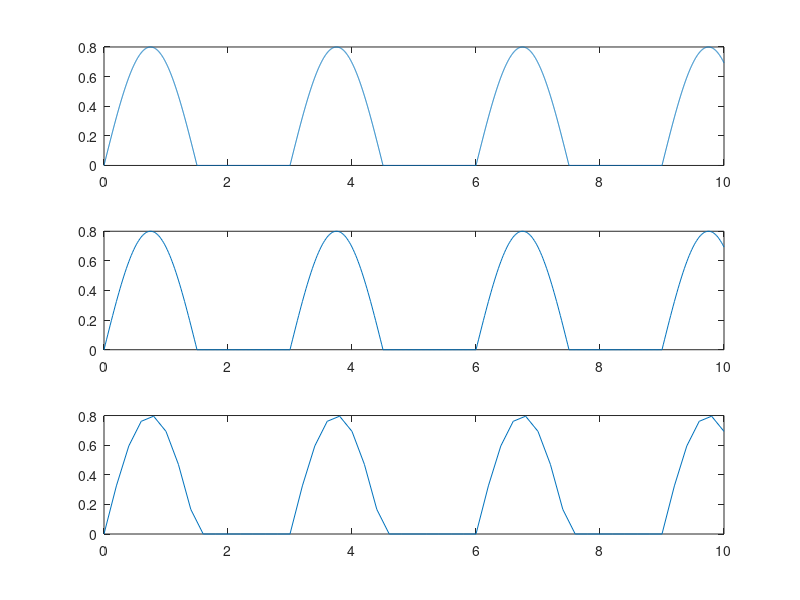

MATLAB code to generate this figure:
%Babaua Andrei-Costin 423D
%Sinusoidal monoalternanta
%Rezolutie temporara 2ms

f=1/3;
t1=0:0.002:10;
sign1=0.8*sin(2*pi*f*t1);
for i=(1:1:length(sign1))
    if (sign1(i:i)<0)
        sign1(i:i)=0;
    end
end
subplot(3,1,1);
plot(t1,sign1);

%Rezolutie temporara 20ms

t2=0:0.02:10;
sign2=0.8*sin(2*pi*f*t2);
for i=(1:1:length(sign2))
    if (sign2(i:i)<0)
        sign2(i:i)=0; %Anularea partii negative a sinusoidei
    end
end
subplot(3,1,2);
plot(t2,sign2);

%Rezolutie temporara 200ms

t3=0:0.2:10;
sign3=0.8*sin(2*pi*f*t3);
for i=(1:1:length(sign3))
    if (sign3(i:i)<0)
        sign3(i:i)=0;
    end
end
subplot(3,1,3);
plot(t3,sign3);